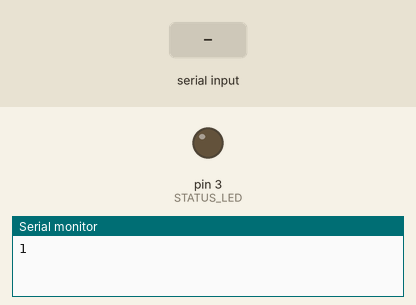
The sketch below on a simulated Arduino Uno, built with avr-gcc and run on an emulated ATmega328P. On the bench: output pins drawn as LEDs (lit = HIGH), the last lines printed to the serial monitor. The inputs (shaded band) are chosen by the test bench.

Above: at 1.2 s.
1.3 s: "1" received over Serial
At 1.38 s:
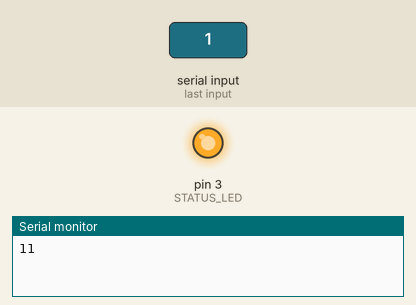
Timing chart, 0 to 4.3 s (numbered marks = the images above; inputs shaded):
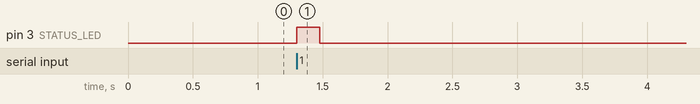

The sketch:

OS2025_Serial_Transmitter.ino
```cpp
#include <SoftwareSerial.h>
SoftwareSerial transmitter(11,10); // RX | TX

#define STATUS_LED 3

int time = 0;
bool out_of_bits = 0;

void setup() {
  // put your setup code here, to run once:
  pinMode(STATUS_LED, OUTPUT);
  Serial.begin(57600);
  transmitter.begin(57600);
}

void loop() {
  // put your main code here, to run repeatedly:

  if (Serial.available() > 0){
    out_of_bits = 0;
    transmitter.write(Serial.read());
    time = 0;
    digitalWrite(STATUS_LED, 1);
  }
  else{
    if (out_of_bits == 0){
      Serial.write("1");
      out_of_bits = 1;
    }
    time++;
    if (time > 10000){
      digitalWrite(STATUS_LED, 0);
      time = 10000;
    }
  }
  delay(0.1);
}
```

Measured:
- after the input at 1.3 s, pin 3 (STATUS_LED): LOW → HIGH at once, → LOW 0.18 s later
